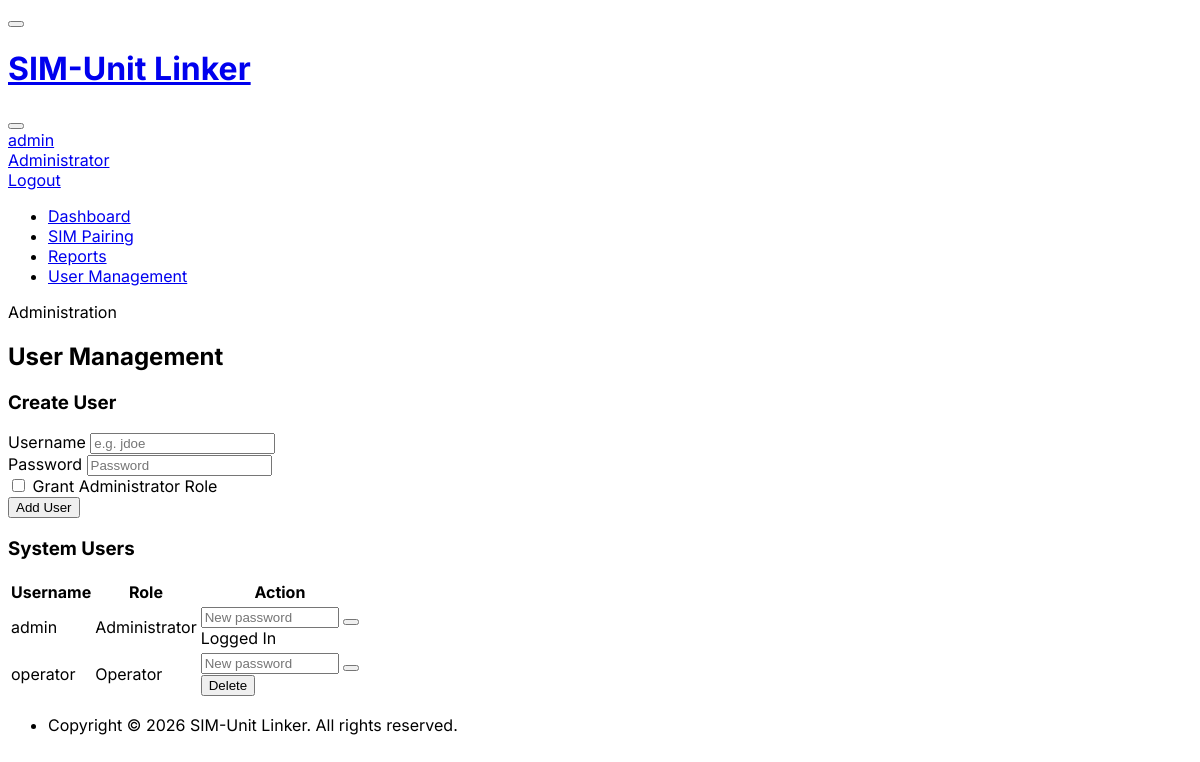
Page /admin/users (signed in) on the committed database.
### database.py (models this page shows)
class User(Base):
    __tablename__ = 'users'
    id = Column(Integer, primary_key=True, autoincrement=True)
    username = Column(String, unique=True, nullable=False, index=True)
    password_hash = Column(String, nullable=False)
    is_admin = Column(Boolean, default=False)
    pairings = relationship("Pairing", back_populates="paired_by")

### main.py (the view)
@app.get("/admin/users", response_class=HTMLResponse)
async def admin_users_get(request: Request, current_user = Depends(require_admin), db: Session = Depends(get_db)):
    users = db.query(User).order_by(User.username.asc()).all()
    return templates.TemplateResponse(request, "admin.html", {
        "current_user": current_user,
        "active_page": "admin",
        "users": users
    })

### templates/admin.html (shortened to what this page needs)
{% extends "base.html" %}
{% block content %}
<div class="page-header d-print-none">
  <div class="row align-items-center">
    <div class="col">
      <div class="page-pretitle">Administration</div>
      <h2 class="page-title">User Management</h2>
    </div>
  </div>
</div>
<div class="row row-cards mt-1">
  <div class="col-md-4">
    <div class="card">
      <div class="card-header bg-primary-lt">
        <h3 class="card-title"> Create User</h3>
      </div>
      <div class="card-body">
        <form hx-post="/admin/users/create" hx-target="#users-table-container" hx-swap="outerHTML" onsubmit="this.reset()">
          <div class="mb-3">
            <label class="form-label" for="new-username">Username</label>
            <input type="text" class="form-control" id="new-username" name="username" placeholder="e.g. jdoe" required autocomplete="off">
          </div>
          <div class="mb-3">
            <label class="form-label" for="new-password">Password</label>
            <input type="password" class="form-control" id="new-password" name="password" placeholder="Password" required autocomplete="off">
          </div>
          <div class="mb-3">
            <label class="form-check">
              <input class="form-check-input" type="checkbox" name="is_admin" value="true">
              <span class="form-check-label">Grant Administrator Role</span>
            </label>
          </div>
          <button type="submit" class="btn btn-primary w-100">
             Add User
          </button>
        </form>
      </div>
    </div>
  </div>
  <div class="col-md-8">
    <div class="card">
      <div class="card-header">
        <h3 class="card-title"> System Users</h3>
      </div>
      {% include "partials/users_table.html" %}
    </div>
  </div>
</div>
{% endblock %}

### templates/base.html (shortened to what this page needs)
<!doctype html>
<html lang="en">
  <head>
    <link rel="stylesheet" href="https://cdn.jsdelivr.net/npm/@tabler/core@1.0.0-beta20/dist/css/tabler.min.css">
    <link rel="stylesheet" href="https://cdn.jsdelivr.net/npm/@tabler/icons-webfont@latest/tabler-icons.min.css">
  </head>
  <body data-bs-theme="light">
    <div class="page">
      <header class="navbar navbar-expand-md d-print-none">
        <div class="container-xl">
          <button class="navbar-toggler" type="button" data-bs-toggle="collapse" data-bs-target="#navbar-menu" aria-controls="navbar-menu" aria-expanded="false" aria-label="Toggle navigation">
          </button>
          <h1 class="navbar-brand navbar-brand-autodark d-none-hd-menu pe-0 pe-md-3">
            <a href="/">
              SIM-Unit Linker
            </a>
          </h1>
          <div class="navbar-nav flex-row order-md-last align-items-center">
            <div class="nav-item me-3">
              <button onclick="toggleTheme()" class="btn btn-icon btn-ghost-secondary border-0" id="theme-toggle-btn" title="Toggle Light/Dark Theme">
              </button>
            </div>
            {% if current_user %}
            <div class="nav-item dropdown">
              <a href="#" class="nav-link d-flex lh-1 text-reset p-0" data-bs-toggle="dropdown" aria-label="Open user menu">
                <div class="d-none d-xl-block ps-2">
                  <div>{{ current_user.username }}</div>
                  <div class="mt-1 small text-muted">{% if current_user.is_admin %}Administrator{% else %}Operator{% endif %}</div>
                </div>
              </a>
              <div class="dropdown-menu dropdown-menu-end dropdown-menu-arrow">
                <a href="/logout" class="dropdown-content dropdown-item text-danger">
                   Logout
                </a>
              </div>
            </div>
            {% endif %}
          </div>
          <div class="collapse navbar-collapse" id="navbar-menu">
            <div class="d-flex flex-column flex-md-row flex-fill align-items-stretch align-items-md-center">
              <ul class="navbar-nav">
                <li class="nav-item {% if active_page == 'dashboard' %}active{% endif %}">
                  <a class="nav-link" href="/">
                    <span class="nav-link-title">Dashboard</span>
                  </a>
                </li>
                <li class="nav-item {% if active_page == 'pairing' %}active{% endif %}">
                  <a class="nav-link" href="/pairing">
                    <span class="nav-link-title">SIM Pairing</span>
                  </a>
                </li>
                <li class="nav-item {% if active_page == 'report' %}active{% endif %}">
                  <a class="nav-link" href="/report">
                    <span class="nav-link-title">Reports</span>
                  </a>
                </li>
                {% if current_user and current_user.is_admin %}
                <li class="nav-item {% if active_page == 'admin' %}active{% endif %}">
                  <a class="nav-link" href="/admin/users">
                    <span class="nav-link-title">User Management</span>
                  </a>
                </li>
                {% endif %}
              </ul>
            </div>
          </div>
        </div>
      </header>
      <div class="page-wrapper">
        <div class="page-body">
          <div class="container-xl">
            {% block content %}{% endblock %}
          </div>
        </div>
        <footer class="footer footer-transparent d-print-none mt-auto py-3">
          <div class="container-xl">
            <div class="row text-center align-items-center flex-row-reverse">
              <div class="col-12 col-lg-auto mt-3 mt-lg-0">
                <ul class="list-inline list-inline-dots mb-0">
                  <li class="list-inline-item">
                    Copyright &copy; 2026 SIM-Unit Linker. All rights reserved.
                  </li>
                </ul>
              </div>
            </div>
          </div>
        </footer>
      </div>
    </div>
  </body>
</html>

### templates/partials/users_table.html (shortened to what this page needs)
<div id="users-table-container">
  <div class="table-responsive">
    <table class="table table-vcenter card-table table-hover">
      <thead>
        <tr>
          <th>Username</th>
          <th>Role</th>
          <th class="w-1">Action</th>
        </tr>
      </thead>
      <tbody>
        {% for u in users %}
        <tr>
          <td>
            <div class="d-flex align-items-center">
              <span class="font-weight-semibold text-dark">{{ u.username }}</span>
            </div>
          </td>
          <td>
            {% if u.is_admin %}
            <span class="badge bg-purple-lt"> Administrator</span>
            {% else %}
            <span class="badge bg-blue-lt">Operator</span>
            {% endif %}
          </td>
          <td>
            <div class="d-flex align-items-center gap-2">
              <form hx-post="/admin/users/password/{{ u.id }}" hx-swap="none" hx-on::after-request="if(event.detail.successful) this.reset()" class="d-flex align-items-center gap-1">
                <input type="password" name="new_password" class="form-control form-control-sm" style="width: 130px;" placeholder="New password" required autocomplete="new-password">
                <button type="submit" class="btn btn-sm btn-outline-primary" title="Update Password">
                </button>
              </form>
              {% if u.id == current_user.id %}
              <span class="text-muted small italic ms-2">Logged In</span>
              {% else %}
              <button class="btn btn-sm btn-outline-danger ms-2"
                      hx-post="/admin/users/delete/{{ u.id }}"
                      hx-target="#users-table-container"
                      hx-swap="outerHTML"
                      hx-confirm="Are you sure you want to delete user {{ u.username }}?">
                 Delete
              </button>
              {% endif %}
            </div>
          </td>
        </tr>
        {% endfor %}
      </tbody>
    </table>
  </div>
</div>

### templates/base.html (style rules this page uses)
:root { --tblr-font-sans-serif: 'Inter', -apple-system, BlinkMacSystemFont, San Francisco, Segoe UI, Roboto, Helvetica Neue, sans-serif; }
body { font-family: var(--tblr-font-sans-serif); }
.card { transition: transform 0.2s ease, box-shadow 0.2s ease; }

### rows in the picture
User: username "admin", is_admin "Administrator", shows "Logged In"
User: username "operator", is_admin "Operator"
